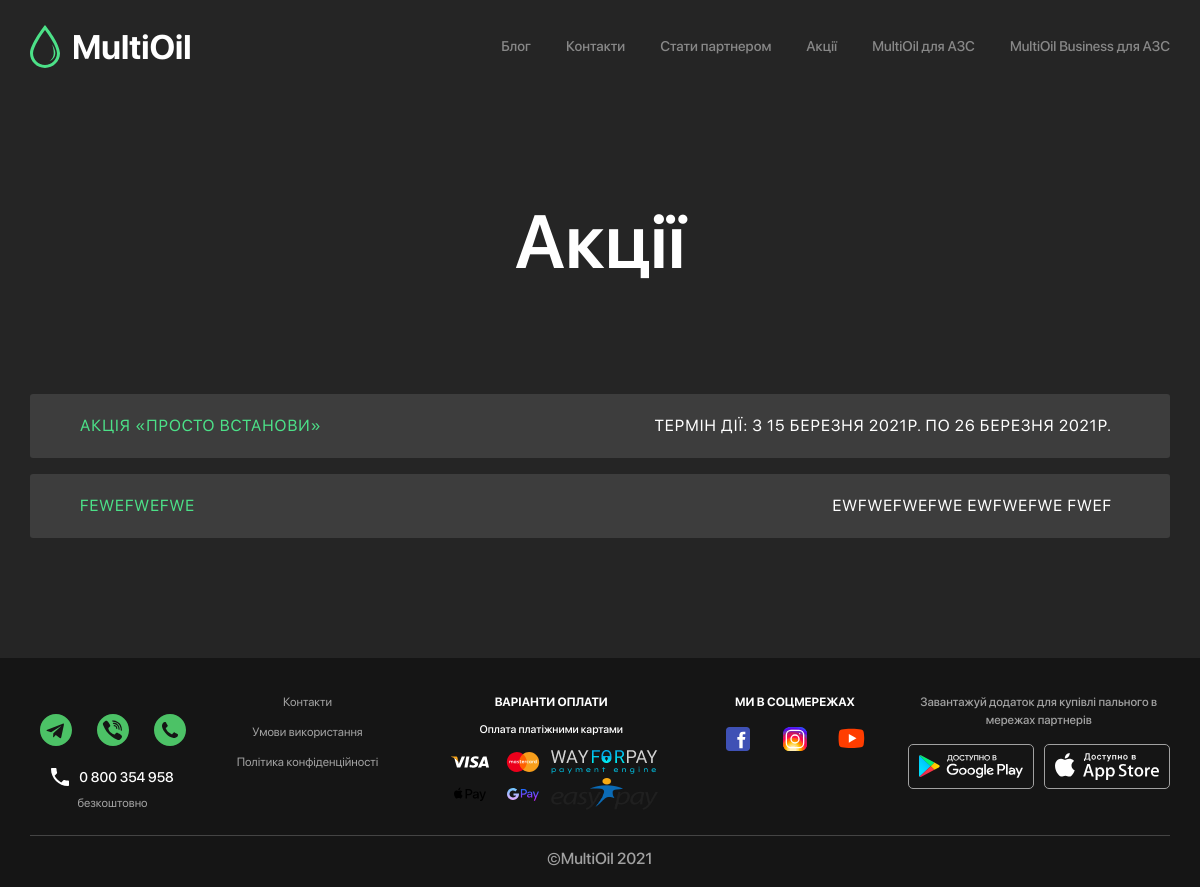
Page /stocks on the earlier database version.
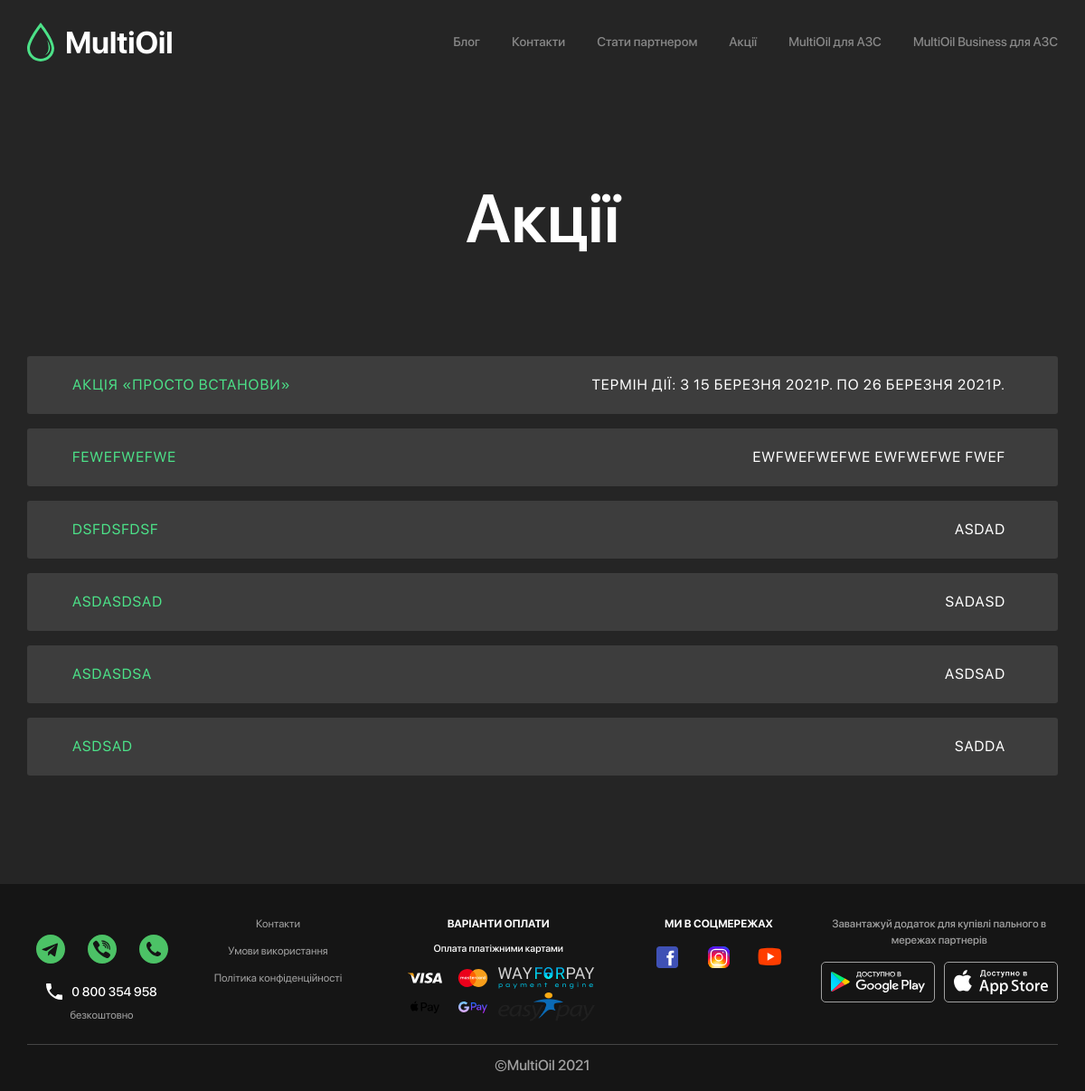
Same page on the later database version.
### multi_oil/models.py (models this page shows, shortened)
class Stocks(models.Model):
    name = models.TextField(max_length=100, verbose_name="Название акции")
    name_url = models.CharField(max_length=100,verbose_name="URL",unique=True,)
    head_img = models.ImageField(verbose_name='Изображение', upload_to="head_imgs", default=None, null=True,blank=True)
    body = RichTextField(verbose_name='Акция', null=True, blank=True, default="")
    date_work = models.TextField(verbose_name='Время работы',max_length=100, default="" )
    date_add = models.DateTimeField(verbose_name="Дата создания",auto_now=True)
    def get_absolute_url(self):
        return reverse('multi_oil:get-stocks', args=[str(self.name_url)])
    class Meta:
        verbose_name_plural = "Акции"
        verbose_name = "Акция"

### multi_oil/views.py (the view)
# urls.py: path('stocks', views.GetStocksPageView.as_view(), name='stocks'),
class GetStocksPageView(TemplateView):
    template_name = "stocks.html"
    def get_context_data(self, **kwargs):
        new = Stocks.objects.all()
        context = super().get_context_data(**kwargs)
        context["stocks"] = StocksSerializer(new, many=True).data
        return context

### multi_oil/serializers.py (called while the page is built)
    def get_url(self, obj):
        return base_url + obj.get_absolute_url()

### templates/stocks.html (shortened to what the changed rows need)
<!DOCTYPE html>
{% load static %}
<html lang="ru">
<head>
    <link rel="stylesheet" href="{% static 'css/bootstrap.css' %}">
    <link rel="stylesheet" href="{% static 'css/swiper.min.css' %}">
    <link rel="stylesheet" href="{% static 'css/jquery.fancybox.min.css' %}">
    <link rel="stylesheet" href="{% static 'css/main.css' %}">
</head>
<body>
<div class="stocks">
    <div class="container">
        <div class="row">
            <div class="col-lg-12">
                <h1 class="stocks-article__title">Акції</h1>
                {% for stock in stocks %}
                    <div class="stocks-box">
                        <a  href="{{ stock.url }}" class="stocks-link">
                            <div class="text-upper">{{ stock.name }}</div>
                        </a>
                        <div class="text-upper text-small mr-12">{{ stock.date_work }}
                        </div>
                    </div>
                {% endfor %}
            </div>
        </div>
    </div>
</div>
</body>
</html>

Differences in the rows shown:
added Stocks: name "DSFDSFDSF", date_work "ASDAD"
added Stocks: name "ASDASDSAD", date_work "SADASD"
added Stocks: name "ASDASDSA", date_work "ASDSAD"
added Stocks: name "ASDSAD", date_work "SADDA"
